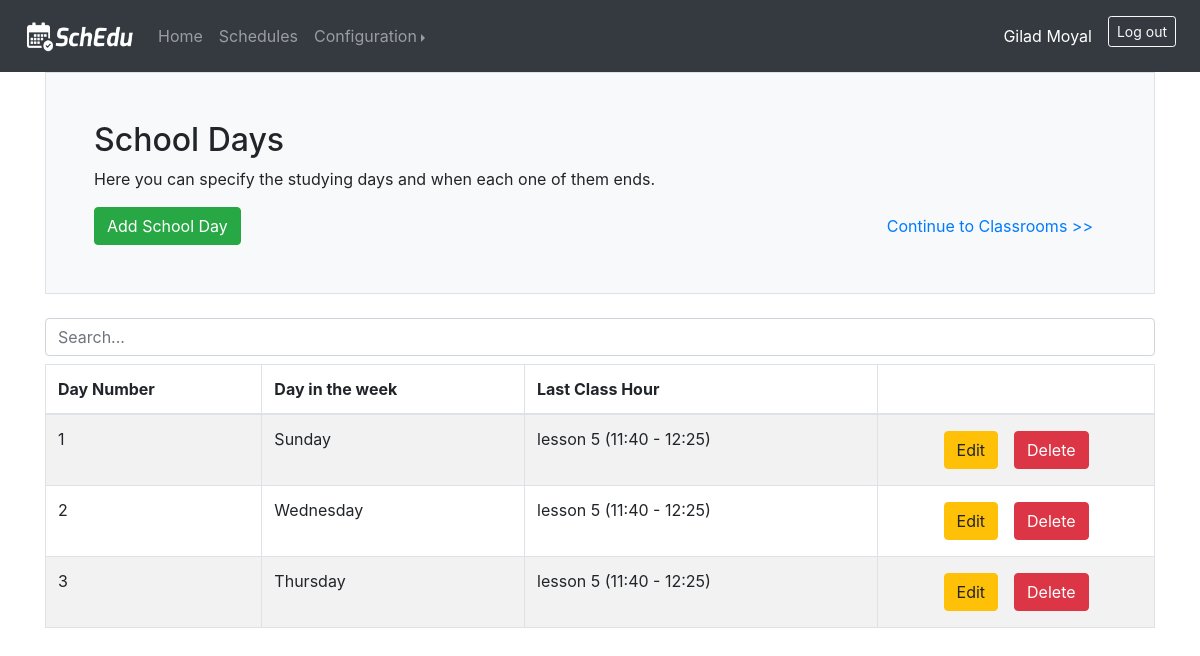
Page /days (signed in) on the committed database.
### web_app/models.py (models this page shows, shortened)
class User(db.Model, UserMixin):
    id = db.Column(db.Integer, primary_key=True)
    email = db.Column(db.String(150), unique=True)
    name = db.Column(db.String(150))
    password = db.Column(db.String(150))
    classtimes = db.relationship('ClassTime', backref='user')
    days = db.relationship('Day', backref='user')
    classrooms = db.relationship('Classroom', backref='user')
    equipments = db.relationship('Equipment', backref='user')
    subjects = db.relationship('Subject', backref='user')
    students_groups = db.relationship('StudentsGroup', backref='user')
    teachers = db.relationship('Teacher', backref='user')
    classes = db.relationship('CourseClass', backref='user')
    schedules = db.relationship('Schedule', backref='user')

class Day(db.Model):
    day_id = db.Column(db.Integer, primary_key=True)
    name = db.Column(db.String(20))
    index = db.Column(db.Integer)
    last_class_time_id = db.Column(db.Integer, db.ForeignKey('class_time.class_time_id'))
    user_id = db.Column(db.Integer, db.ForeignKey('user.id'))
    schedule_id = db.Column(db.Integer, db.ForeignKey('schedule.schedule_id'))
    classes = db.relationship('CourseClass', backref='day')

class ClassTime(db.Model):
    class_time_id = db.Column(db.Integer, primary_key=True)
    start_time = db.Column(db.String(20))
    end_time = db.Column(db.String(20))
    index = db.Column(db.Integer)
    days_ending_this_time = db.relationship('Day', backref='last_class_time')
    user_id = db.Column(db.Integer, db.ForeignKey('user.id'))
    schedule_id = db.Column(db.Integer, db.ForeignKey('schedule.schedule_id'))
    classes = db.relationship('CourseClass', backref='class_time')

### web_app/views.py (the view)
@views.route('/days', methods=['GET', 'POST'])
@login_required
def days():
    sorted_days = sorted(current_user.days, key=get_index)
    if request.method == 'POST':
        day_name = request.form["day_name"]
        index = find_index_update_others((day_name,), sorted_days)
        last_class_time = ClassTime.query.get(request.form["last_ct_id"])
        new_day = Day(name=day_name, index=index, last_class_time=last_class_time, user=current_user)
        db.session.add(new_day)
        db.session.commit()
        return redirect(url_for('views.days'))
    else:
        sorted_classtimes = sorted(current_user.classtimes, key=get_index)
        left_days_dict = left_days(sorted_days)
        return render_template('days.html', user=current_user, days=sorted_days, left_days_dict=left_days_dict, classtimes=sorted_classtimes)

### web_app/views.py (called while the page is built)
def get_index(day_or_time):
    return day_or_time.index

def left_days(days):
    left_days_dict = {}
    for str_day in days_order_dict:
        left_days_dict[str_day] = True
    for day in days:
        left_days_dict[day.name] = False
    return left_days_dict

### web_app/templates/days.html (shortened to what this page needs)
{% extends 'base.html' %}
{% block body %}
    <div class="h-100 p-5 bg-light border rounded-3">
        <h2>School Days</h2>
        <p>Here you can specify the studying days and when each one of them ends.</p>
        <div class="row">
            <div class="col">
                <button type="button" class="btn btn-success" data-toggle="modal" data-target="#addModal">Add School Day</button>
            </div>
            <div class="col text-right">
                <a type="button" class="btn btn-link" href="{{ url_for('views.classrooms') }}">Continue to Classrooms >></a>
            </div>
        </div>
    </div>
    <br>
    {% if days|length > 0 %}
        <input class="form-control mb-2" id="myInput" type="text" placeholder="Search...">
        <div class="table-responsive-md">
            <table class="table table-bordered table-striped">
                <thead>
                <tr>
                    <th>Day Number</th>
                    <th>Day in the week</th>
                    <th>Last Class Hour</th>
                    <th></th>
                </tr>
                </thead>
                <tbody id="myTable">
                {% for day in days %}
                    <tr>
                        <td>{{ day.index }}</td>
                        <td>{{ day.name }}</td>
                        {% set classtime = day.last_class_time %}
                        <td>lesson {{ classtime.index }} ({{ classtime.start_time }} - {{ classtime.end_time }})</td>
                        <td>
                            <div class="row justify-content-center">
                                <form method="post" action="{{ url_for('views.edit_day') }}">
                                    <button class="btn btn-warning ml-2 mr-2 mt-1 mb-1" type="submit">Edit</button>
                                </form>
                                <form method="post" action="{{ url_for('views.delete_day') }}">
                                    <button class="btn btn-danger ml-2 mr-2 mt-1 mb-1" type="submit">Delete</button>
                                </form>
                            </div>
                        </td>
                    </tr>
                {% endfor %}
                </tbody>
            </table>
        </div>
    {% else %}
        <h6>Currently there are no school days</h6>
    {% endif %}
{% endblock %}

### web_app/templates/base.html (shortened to what this page needs)
<!DOCTYPE html>
<html lang="en">
<head>
    <link rel="stylesheet" href="https://stackpath.bootstrapcdn.com/bootstrap/4.3.1/css/bootstrap.min.css">
    <link rel="stylesheet" href="https://cdn.jsdelivr.net/npm/bootstrap-select@1.13.14/dist/css/bootstrap-select.min.css">
</head>
<body>
    <nav class="navbar navbar-expand-lg navbar-dark bg-dark">
        <a class="navbar-brand ml-2" href="{{url_for('views.home')}}">
          <img src="/static/photos/navbarLogo.png" width="110" height="32" alt="">
        </a>
        <div class="collapse navbar-collapse" id="navbar">
          {% if user.is_authenticated %}
            <ul class="navbar-nav mr-auto">
              <li class="nav-item">
                <a class="nav-link" href="{{url_for('views.home')}}">Home <span class="sr-only">(current)</span></a>
              </li>
              <li class="nav-item">
                <a class="nav-link" href="{{ url_for('views.schedules') }}">Schedules</a>
              </li>
              <li class="nav-item dropdown">
                <div class="btn-group dropright">
                  <a class="nav-link dropdown-toggle" href="http://example.com" id="dropdown01" data-toggle="dropdown" aria-haspopup="true" aria-expanded="false">Configuration</a>
                </div>
              </li>
            </ul>
            <ul class="navbar-nav ml-auto">
              <li class="nav-item active">
                <a class="nav-link mr-2 mt-2 mb-2">{{ user.name }}<span class="sr-only">(current)</span></a>
              </li>
              <li class="nav-item">
                <a class="btn btn-outline-light mr-2 mt-2 mb-2 btn-sm" href="{{ url_for('auth.logout') }}">Log out</a>
              </li>
            </ul>
          {% endif %}
        </div>
    </nav>
    <div class="container">
      {% block body %} {% endblock %}
    </div>
</body>
</html>

### rows in the picture
User: name "Gilad Moyal"
Day: index "1", name "Sunday"
ClassTime: index "5", start_time "11:40", end_time "12:25"
Day: index "2", name "Wednesday"
Day: index "3", name "Thursday"
